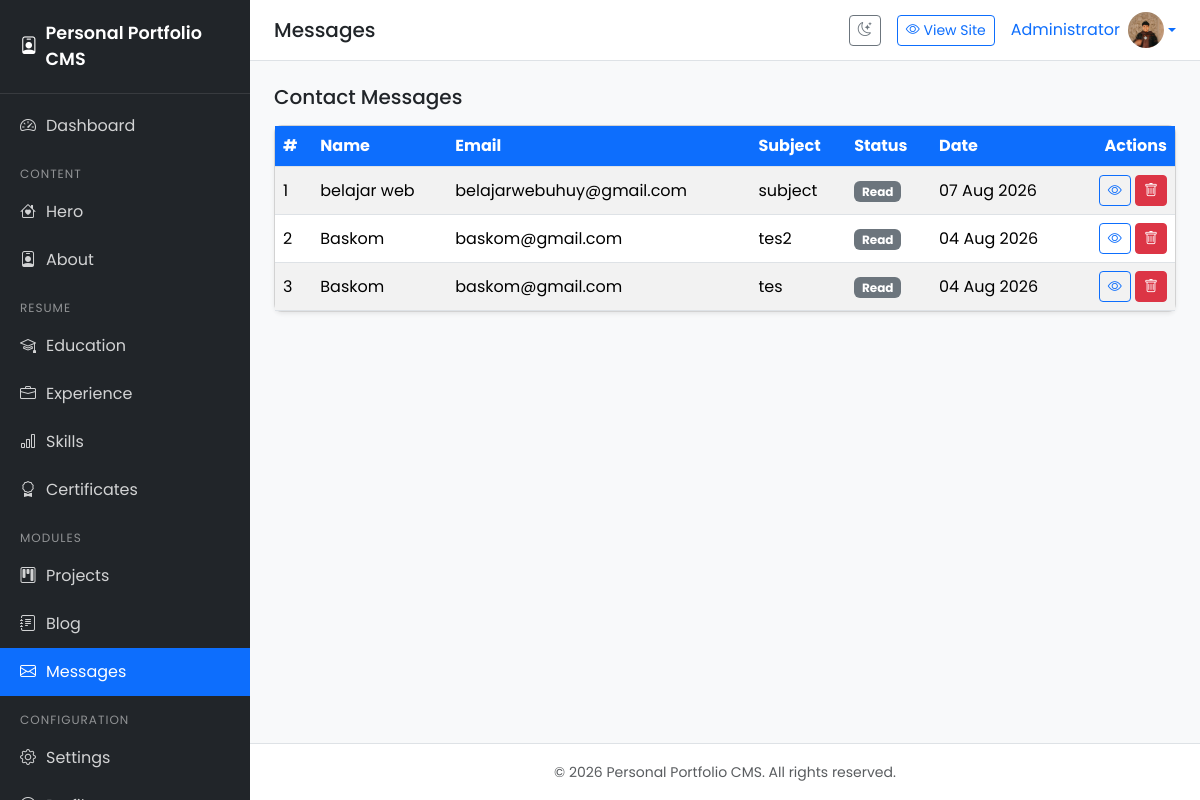
/admin/messages/index.php (signed in), run on the app's committed database.
### tables this page shows
CREATE TABLE `users` (
  `id` bigint(20) UNSIGNED NOT NULL,
  `name` varchar(100) NOT NULL,
  `email` varchar(150) NOT NULL,
  `password` varchar(255) NOT NULL,
  `photo` varchar(255) DEFAULT NULL,
  `created_at` timestamp NOT NULL DEFAULT current_timestamp(),
  `updated_at` timestamp NOT NULL DEFAULT current_timestamp() ON UPDATE current_timestamp()
);

CREATE TABLE `messages` (
  `id` bigint(20) UNSIGNED NOT NULL,
  `name` varchar(150) NOT NULL,
  `email` varchar(150) NOT NULL,
  `subject` varchar(255) DEFAULT NULL,
  `message` text NOT NULL,
  `is_read` tinyint(1) DEFAULT 0,
  `created_at` timestamp NOT NULL DEFAULT current_timestamp()
);

### includes/functions.php (called while the page is built, shortened)
<?php
require_once __DIR__ . '/database.php';
function e($value): string
{
    return htmlspecialchars((string) $value, ENT_QUOTES, 'UTF-8');
}
function url(string $path = ''): string
{
    return BASE_URL . '/' . ltrim($path, '/');
}
function currentUser(): ?array
{
    $stmt = db()->prepare('SELECT id, name, email, photo FROM users WHERE id = ? LIMIT 1');
    $stmt->execute([$_SESSION['user_id']]);
    return $stmt->fetch() ?: null;
}
function formatDate(?string $datetime, string $format = 'd M Y'): string
{
    $ts = strtotime($datetime);
    return $ts ? date($format, $ts) : '-';
}
function truncate(string $text, int $length = 100): string
{
    if (mb_strlen($text) <= $length) {
        return $text;
    }
    return mb_substr($text, 0, $length) . '...';
}

### includes/database.php (called while the page is built, shortened)
<?php
function db(): PDO
{
    static $pdo = null;
    if ($pdo === null) {
        $dsn = 'mysql:host=' . DB_HOST . ';dbname=' . DB_NAME . ';charset=' . DB_CHARSET;
        $options = [
            PDO::ATTR_ERRMODE            => PDO::ERRMODE_EXCEPTION,
            PDO::ATTR_DEFAULT_FETCH_MODE => PDO::FETCH_ASSOC,
            PDO::ATTR_EMULATE_PREPARES   => false,
        ];
        try {
            $pdo = new PDO($dsn, DB_USER, DB_PASS, $options);
        } catch (PDOException $e) {
            error_log('Database connection failed: ' . $e->getMessage());
            http_response_code(500);
            exit('Koneksi database gagal. Silakan periksa konfigurasi.');
        }
    }
    return $pdo;
}

### admin/messages/index.php (the view, shortened to what this page needs)
<?php
$pageTitle = 'Messages';
$activeMenu = 'messages';
$pdo = db();
$items = $pdo->query('SELECT * FROM messages ORDER BY is_read ASC, id DESC')->fetchAll();
require_once __DIR__ . '/../../includes/header.php';
?>
<div class="d-flex justify-content-between align-items-center mb-3">
    <h5 class="mb-0">Contact Messages</h5>
</div>
<?php if ($items): ?>
<div class="card">
    <div class="table-responsive">
        <table class="table table-hover table-striped mb-0">
            <thead>
                <tr>
                    <th>#</th>
                    <th>Name</th>
                    <th>Email</th>
                    <th>Subject</th>
                    <th>Status</th>
                    <th>Date</th>
                    <th class="text-end">Actions</th>
                </tr>
            </thead>
            <tbody>
                <?php foreach ($items as $i => $item): ?>
                <tr class="<?= $item['is_read'] ? '' : 'table-primary' ?>">
                    <td><?= $i + 1 ?></td>
                    <td><?= e($item['name']) ?></td>
                    <td><?= e($item['email']) ?></td>
                    <td><?= e(truncate($item['subject'] ?: '-', 30)) ?></td>
                    <td>
                        <span
                            class="badge bg-<?= $item['is_read'] ? 'secondary' : 'danger' ?>"><?= $item['is_read'] ? 'Read' : 'Unread' ?></span>
                    </td>
                    <td><?= e(formatDate($item['created_at'])) ?></td>
                    <td class="text-end">
                        <a href="<?= url('admin/messages/view.php?id=' . $item['id']) ?>"
                            class="btn btn-sm btn-outline-primary" title="View"><i class="bi bi-eye"></i></a>
                        <a href="<?= url('admin/messages/delete.php?id=' . $item['id']) ?>"
                            class="btn btn-sm btn-danger" title="Delete"
                            onclick="return confirm('Apakah Anda yakin ingin menghapus pesan ini?')"><i
                                class="bi bi-trash"></i></a>
                    </td>
                </tr>
                <?php endforeach; ?>
            </tbody>
        </table>
    </div>
</div>
<?php endif; ?>
<?php require_once __DIR__ . '/../../includes/footer.php'; ?>

### includes/header.php (shortened to what this page needs)
<?php
$pageTitle = $pageTitle ?? 'Dashboard';
$currentUser = currentUser();
?>
<!DOCTYPE html>
<html lang="en" data-bs-theme="light">
<head>
    <link href="https://cdn.jsdelivr.net/npm/bootstrap@5.3.3/dist/css/bootstrap.min.css" rel="stylesheet">
    <link href="https://cdn.jsdelivr.net/npm/bootstrap-icons@1.11.3/font/bootstrap-icons.min.css" rel="stylesheet">
</head>
<body>
    <aside class="sidebar" id="sidebar">
        <div class="brand d-flex align-items-center gap-2">
            <i class="bi bi-person-badge"></i>
            <span><?= e(APP_NAME) ?></span>
        </div>
        <nav class="nav flex-column mt-2">
            <a class="nav-link <?= ($activeMenu ?? '') === 'dashboard' ? 'active' : '' ?>"
                href="<?= url('admin/dashboard.php') ?>">
                <i class="bi bi-speedometer2"></i> Dashboard
            </a>
            <div class="nav-section">Content</div>
            <a class="nav-link <?= ($activeMenu ?? '') === 'hero' ? 'active' : '' ?>"
                href="<?= url('admin/hero/index.php') ?>">
                <i class="bi bi-house-heart"></i> Hero
            </a>
            <a class="nav-link <?= ($activeMenu ?? '') === 'about' ? 'active' : '' ?>"
                href="<?= url('admin/about/index.php') ?>">
                <i class="bi bi-person-badge"></i> About
            </a>
            <div class="nav-section">Resume</div>
            <a class="nav-link <?= ($activeMenu ?? '') === 'education' ? 'active' : '' ?>"
                href="<?= url('admin/education/index.php') ?>">
                <i class="bi bi-mortarboard"></i> Education
            </a>
            <a class="nav-link <?= ($activeMenu ?? '') === 'experience' ? 'active' : '' ?>"
                href="<?= url('admin/experience/index.php') ?>">
                <i class="bi bi-briefcase"></i> Experience
            </a>
            <a class="nav-link <?= ($activeMenu ?? '') === 'skills' ? 'active' : '' ?>"
                href="<?= url('admin/skills/index.php') ?>">
                <i class="bi bi-bar-chart"></i> Skills
            </a>
            <a class="nav-link <?= ($activeMenu ?? '') === 'certificates' ? 'active' : '' ?>"
                href="<?= url('admin/certificates/index.php') ?>">
                <i class="bi bi-award"></i> Certificates
            </a>
            <div class="nav-section">Modules</div>
            <a class="nav-link <?= ($activeMenu ?? '') === 'projects' ? 'active' : '' ?>"
                href="<?= url('admin/projects/index.php') ?>">
                <i class="bi bi-kanban"></i> Projects
            </a>
            <a class="nav-link <?= ($activeMenu ?? '') === 'blog' ? 'active' : '' ?>"
                href="<?= url('admin/blog/index.php') ?>">
                <i class="bi bi-journal-text"></i> Blog
            </a>
            <a class="nav-link <?= ($activeMenu ?? '') === 'messages' ? 'active' : '' ?>"
                href="<?= url('admin/messages/index.php') ?>">
                <i class="bi bi-envelope"></i> Messages
            </a>
            <div class="nav-section">Configuration</div>
            <a class="nav-link <?= ($activeMenu ?? '') === 'settings' ? 'active' : '' ?>"
                href="<?= url('admin/settings/index.php') ?>">
                <i class="bi bi-gear"></i> Settings
            </a>
            <a class="nav-link <?= ($activeMenu ?? '') === 'profile' ? 'active' : '' ?>"
                href="<?= url('admin/profile/index.php') ?>">
                <i class="bi bi-person-circle"></i> Profile
            </a>
        </nav>
    </aside>
    <div class="main-content">
        <div class="topbar">
            <h5 class="mb-0"><?= e($pageTitle) ?></h5>
            <div class="d-flex align-items-center gap-3">
                <button class="btn btn-outline-secondary btn-sm dark-mode-toggle" id="darkModeToggle"
                    title="Toggle Dark Mode">
                    <i class="bi bi-moon-stars"></i>
                </button>
                <a href="<?= url('') ?>" class="btn btn-outline-primary btn-sm" target="_blank">
                    <i class="bi bi-eye"></i> View Site
                </a>
                <div class="dropdown">
                    <a href="#" class="d-flex align-items-center text-decoration-none dropdown-toggle"
                        data-bs-toggle="dropdown">
                        <span class="me-2"><?= e($currentUser['name'] ?? 'Admin') ?></span>
                        <img src="<?= $currentUser['photo'] ? url('uploads/profile/' . $currentUser['photo']) : 'https://ui-avatars.com/api/?name=' . urlencode($currentUser['name'] ?? 'A') . '&background=0d6efd&color=fff' ?>"
                            alt="Profile" class="rounded-circle" style="width:36px;height:36px;object-fit:cover;">
                    </a>
                </div>
            </div>
        </div>
        <div class="content">

### includes/header.php (style rules this page uses)
body { font-family: 'Poppins', sans-serif; background: #f8f9fa; }
.sidebar { width: 250px; min-height: 100vh; background: #212529; color: #fff; position: fixed; top: 0; left: 0; z-index: 1000; transition: transform .3s ease; }
.sidebar .brand { padding: 20px; font-weight: 600; font-size: 1.1rem; border-bottom: 1px solid rgba(255, 255, 255, .1); }
.sidebar .nav-link { color: rgba(255, 255, 255, .8); padding: 12px 20px; border-radius: 0; display: flex; align-items: center; gap: 10px; }
.sidebar .nav-link.active { background: #0d6efd; color: #fff; }
.sidebar .nav-section { padding: 15px 20px 5px; font-size: .75rem; text-transform: uppercase; letter-spacing: 1px; color: rgba(255, 255, 255, .5); }
.main-content { margin-left: 250px; flex: 1; display: flex; flex-direction: column; min-height: 100vh; }
.topbar { background: #fff; padding: 12px 24px; border-bottom: 1px solid #dee2e6; display: flex; align-items: center; justify-content: space-between; position: sticky; top: 0; z-index: 999; }
.content { padding: 24px; flex: 1; }
.card { border-radius: .5rem; box-shadow: 0 .125rem .25rem rgba(0, 0, 0, .075); }
.table thead th { background: #0d6efd; color: #fff; white-space: nowrap; }
.table { vertical-align: middle; }
.dark-mode-toggle { cursor: pointer; }

### data on the page
users: name "Administrator", photo (picture)
messages: name "belajar web", email "belajarwebuhuy@gmail.com", subject "subject", is_read "Read", created_at "07 Aug 2026"
messages: name "Baskom", email "baskom@gmail.com", subject "tes2", is_read "Read", created_at "04 Aug 2026"
messages: name "Baskom", email "baskom@gmail.com", subject "tes", is_read "Read", created_at "04 Aug 2026"

### other printed values
APP_NAME "Personal Portfolio CMS"
$pageTitle "Messages"
